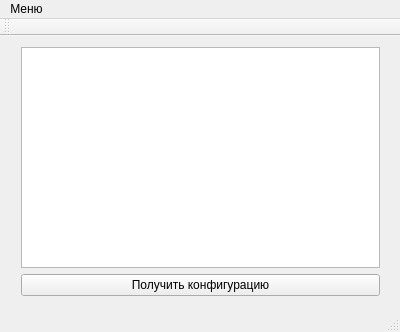
<?xml version="1.0" encoding="UTF-8"?>
<ui version="4.0">
 <class>MainWindow</class>
 <widget class="QMainWindow" name="MainWindow">
  <property name="geometry">
   <rect>
    <x>0</x>
    <y>0</y>
    <width>400</width>
    <height>332</height>
   </rect>
  </property>
  <property name="maximumSize">
   <size>
    <width>400</width>
    <height>332</height>
   </size>
  </property>
  <property name="windowTitle">
   <string>MainWindow</string>
  </property>
  <widget class="QWidget" name="centralWidget">
   <widget class="QWidget" name="">
    <property name="geometry">
     <rect>
      <x>10</x>
      <y>0</y>
      <width>381</width>
      <height>271</height>
     </rect>
    </property>
    <layout class="QVBoxLayout" name="verticalLayout">
     <item>
      <widget class="QListView" name="listView"/>
     </item>
     <item>
      <widget class="QPushButton" name="configButton">
       <property name="text">
        <string>Получить конфигурацию</string>
       </property>
      </widget>
     </item>
    </layout>
   </widget>
  </widget>
  <widget class="QMenuBar" name="menuBar">
   <property name="geometry">
    <rect>
     <x>0</x>
     <y>0</y>
     <width>400</width>
     <height>22</height>
    </rect>
   </property>
   <widget class="QMenu" name="menu">
    <property name="title">
     <string>Меню</string>
    </property>
    <addaction name="action_2"/>
    <addaction name="action_3"/>
    <addaction name="separator"/>
    <addaction name="action"/>
   </widget>
   <addaction name="menu"/>
  </widget>
  <widget class="QToolBar" name="mainToolBar">
   <attribute name="toolBarArea">
    <enum>TopToolBarArea</enum>
   </attribute>
   <attribute name="toolBarBreak">
    <bool>false</bool>
   </attribute>
  </widget>
  <widget class="QStatusBar" name="statusBar"/>
  <action name="action">
   <property name="icon">
    <iconset resource="resources/resources.qrc">
     <normaloff>:/actions/exit</normaloff>:/actions/exit</iconset>
   </property>
   <property name="text">
    <string>Выход</string>
   </property>
  </action>
  <action name="action_2">
   <property name="icon">
    <iconset resource="resources/resources.qrc">
     <normaloff>:/actions/whitelist</normaloff>:/actions/whitelist</iconset>
   </property>
   <property name="text">
    <string>Белый список</string>
   </property>
  </action>
  <action name="action_3">
   <property name="icon">
    <iconset resource="resources/resources.qrc">
     <normaloff>:/actions/blacklist</normaloff>:/actions/blacklist</iconset>
   </property>
   <property name="text">
    <string>Черный список</string>
   </property>
  </action>
 </widget>
 <layoutdefault spacing="6" margin="11"/>
 <resources>
  <include location="resources/resources.qrc"/>
 </resources>
 <connections/>
</ui>
